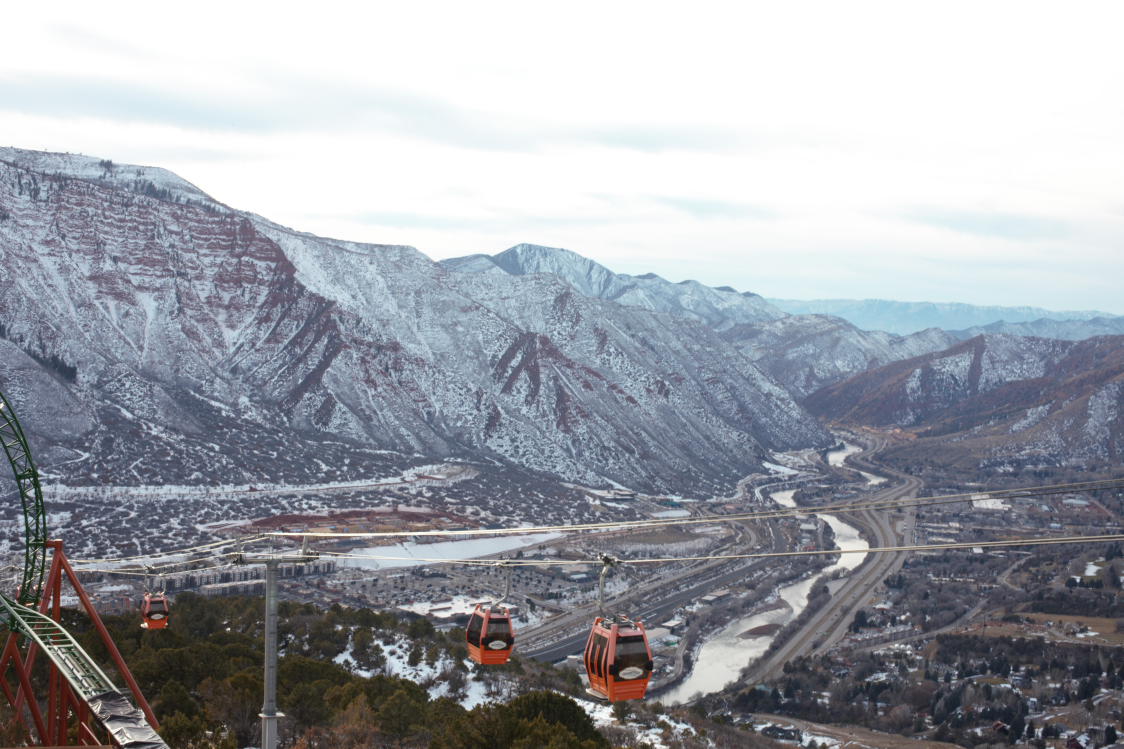
#> input picture Image Translation/IMG_9422.jpg, 5616 x 3744 px (shown at 1/5 size)
$ jupyter execute geometric_image_translation.ipynb
#> lines starting #> are read from the running program, lines starting #| are printed output that depends on the picture
## (1) Geometric Translation
Geometric image translation is a fundamental operation in computer vision, involving shifting an image in the spatial domain without altering its content. This transformation is mathematically represented as a displacement of pixel coordinates. It is widely used in image processing, robotics, and computer vision applications such as object tracking, image registration, and augmented reality.

### Mathemetical Representation
Image translation can be expressed as a function that maps pixel coordinates from one location to another. Given an image function $I(x, y)$, a translation by $(t_x, t_y)$ can be defined as:
##### Equation
I'(x, y) = I(x - t_x, y - t_y)

where:

    $I(x, y)$ is the original image,
    $I'(x, y)$ is the translated image,
    $t_x$ and $t_y$ are the translation distances along the x-axis and y-axis, respectively.

### Homogeneous Coordinates Representation

In matrix notation, translation can be expressed using homogeneous coordinates. The transformation matrix for 2D translation is:
\begin{equation}
T = \begin{bmatrix} 1 & 0 & t_x \\ 0 & 1 & t_y \\ 0 & 0 & 1 \end{bmatrix}
\end{equation}
A point $(x, y)$ in homogeneous coordinates is represented as $P = [x, y, 1]^T$, and the translated point $P'$ is obtained by:
\begin{equation}
P' = T P = \begin{bmatrix} 1 & 0 & t_x \\ 0 & 1 & t_y \\ 0 & 0 & 1 \end{bmatrix} \begin{bmatrix} x \\ y \\ 1 \end{bmatrix} = \begin{bmatrix} x + t_x \\ y + t_y \\ 1 \end{bmatrix}
\end{equation}

### Example Calculation

Suppose we have an image with a pixel at $(5, 3)$, and we want to translate it by $(t_x, t_y) = (2, -4)$. The new coordinates will be:
\begin{equation}
\begin{bmatrix} 5 + 2 \\ 3 - 4 \end{bmatrix} = \begin{bmatrix} 7 \\ -1 \end{bmatrix}
\end{equation}
This means the pixel previously at $(5, 3)$ now appears at $(7, -1)$ in the translated image.

[cell 1]
import cv2
import numpy as np
import matplotlib.pyplot as plt

[cell 2]
image = cv2.imread('IMG_9422.jpg')
#> image is the input picture: shape (3744, 5616, 3); mean B, G, R 167.9, 160.8, 157.3
image = cv2.cvtColor(image, cv2.COLOR_BGR2RGB)

[cell 3]
plt.imshow(image)
plt.axis('off')

[cell 4]
tx, ty = 100,300 #shift 50 pixels in x direction and 30 pixels in y direction
translation_matrix = np.float32([[1,0,tx],[0,1,ty]]) #translation matrix for shifting image by tx and ty pixels
translated_image = cv2.warpAffine(image, translation_matrix, (image.shape[1], image.shape[0])) #applying translation matrix to image using warpAffine function of opencv library
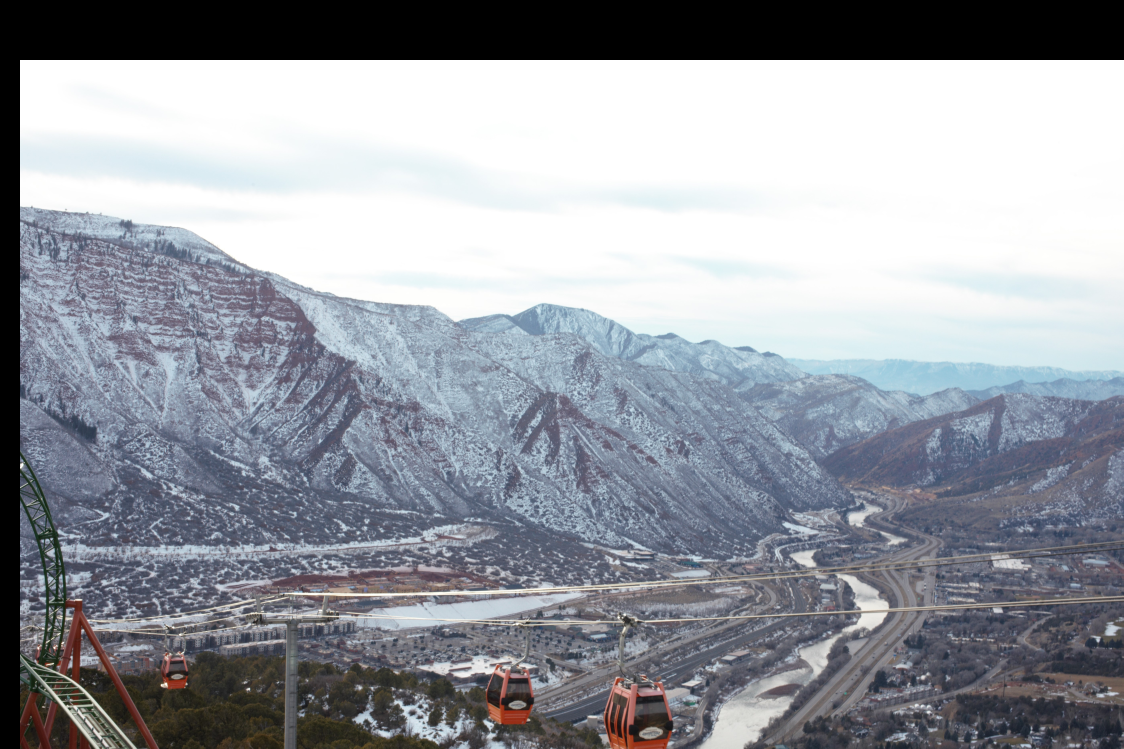
#> translated_image: shape (3744, 5616, 3) (shown at 1/5 size); mean R, G, B 148.7, 152.6, 159.9

[cell 5]
#plt.subplot(1,2,1)
plt.imshow(translated_image)
plt.axis('off')
plt.show()

* The image is shifted without distortion.

* Parts of the image may move out of bounds, creating black regions.

* Using a transformation matrix simplifies translation operations.

## (2) Rotation

Rotation moves the image around a fixed point (usually the center).

### Mathematical Representation

The mathematical representation of a 2D rotation around the origin by an angle \theta is:

\begin{equation}
\begin{bmatrix} x' \\ y' \end{bmatrix} =
\begin{bmatrix} \cos\theta & -\sin\theta \\ \sin\theta & \cos\theta \end{bmatrix}
\begin{bmatrix} x \\ y \end{bmatrix}
\end{equation}

where:

- \( (x, y) \) are the original coordinates,
- \( (x', y') \) are the new coordinates after rotation,
- \( \theta \) is the angle of rotation (in radians).

[cell 6]
import cv2
import numpy as np
import matplotlib.pyplot as plt

[cell 7]
image = cv2.imread('IMG_9422.jpg')
image = cv2.cvtColor(image, cv2.COLOR_BGR2RGB)
plt.imshow(image)
plt.axis('off')

[cell 8]
(h,w)= image.shape[:2]
#> h = 3744; w = 5616
center = (w//2,h//2)
#> center = (2808, 1872)
angle = 45
scale = 0.5
rotation_matrix = cv2.getRotationMatrix2D(center, angle, scale) #rotation matrix for rotating image by 45 degrees
rotated_image = cv2.warpAffine(image, rotation_matrix, (w,h)) #applying rotation matrix to image using warpAffine function of opencv library
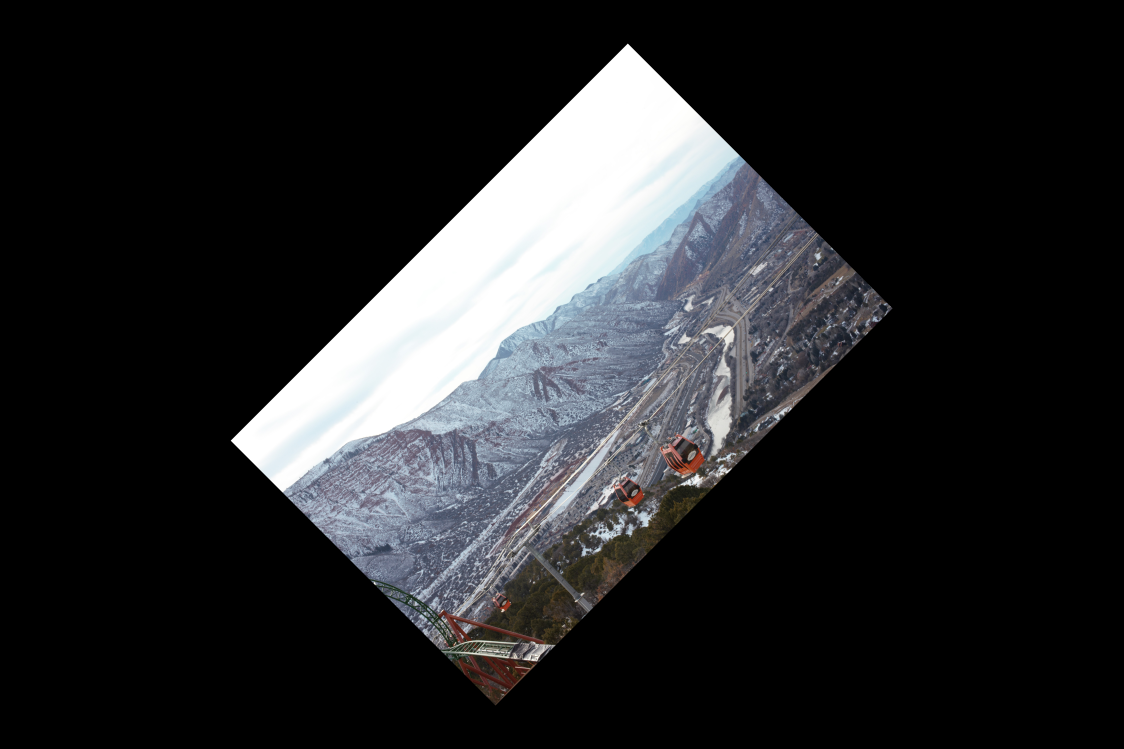
#> rotated_image: shape (3744, 5616, 3) (shown at 1/5 size); mean R, G, B 39.3, 40.2, 42

[cell 9]
plt.imshow(rotated_image)
plt.axis('off')

## (3) Aspect Ratio Change

Aspect ratio determines the proportion of width to height.

[cell 10]
new_widht = 200
new_height = 200
resized_image = cv2.resize(image, (new_widht, new_height)) #resizing image to 200x200 pixels
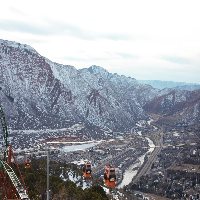
#> resized_image: shape (200, 200, 3); mean R, G, B 157.2, 160.7, 167.8
plt.imshow(resized_image)
plt.axis('off')

$ run again, with Image Translation/IMG_9423.jpg copied over Image Translation/IMG_9422.jpg
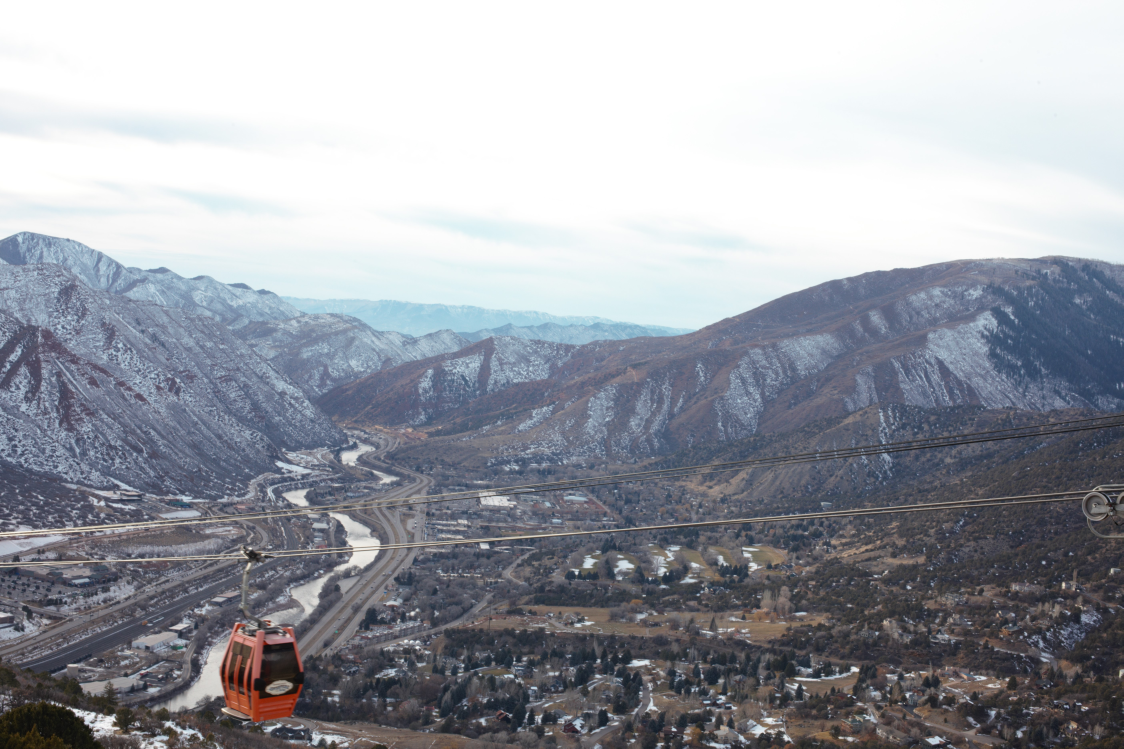
#> input picture Image Translation/IMG_9423.jpg, 5616 x 3744 px (shown at 1/5 size)
#> image is the input picture: shape (3744, 5616, 3); mean B, G, R 165.6, 158.1, 154.8
#> `rotated_image = cv2.warpAffine(image, rotation_matrix, (w,h))`:
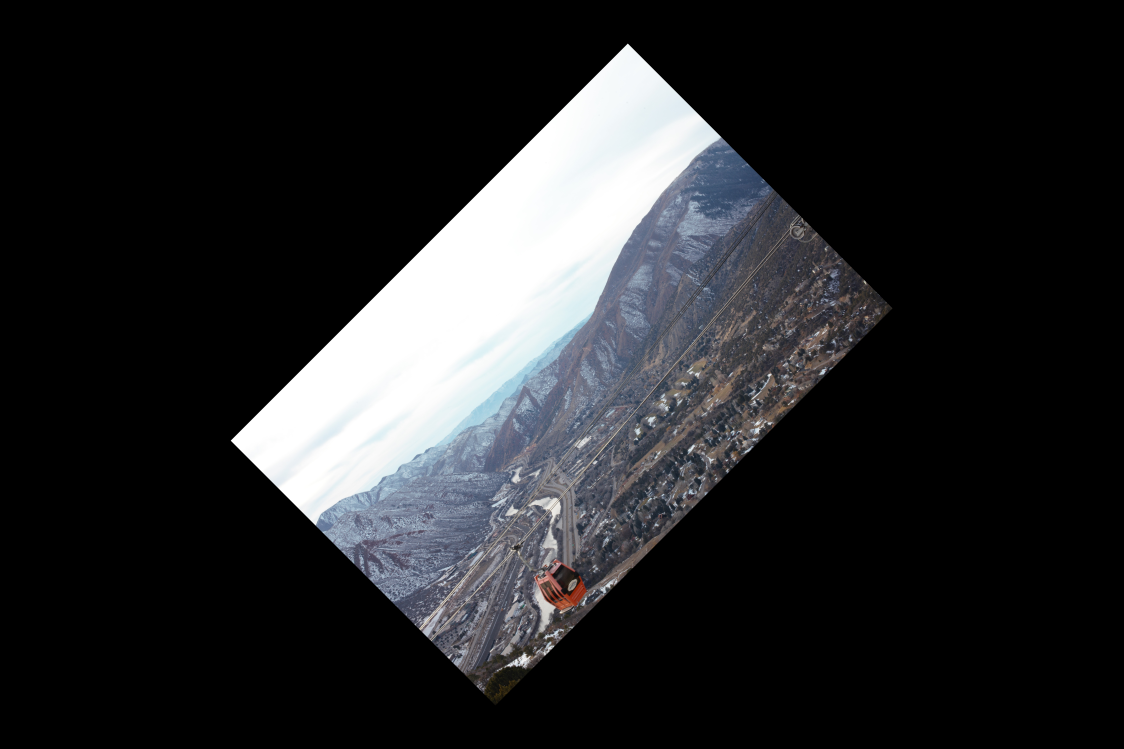
#> rotated_image: shape (3744, 5616, 3) (shown at 1/5 size); mean R, G, B 38.7, 39.5, 41.4
#> `resized_image = cv2.resize(image, (new_widht, new_height))`:
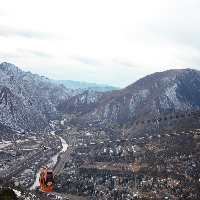
#> resized_image: shape (200, 200, 3); mean R, G, B 154.9, 158.1, 165.6
